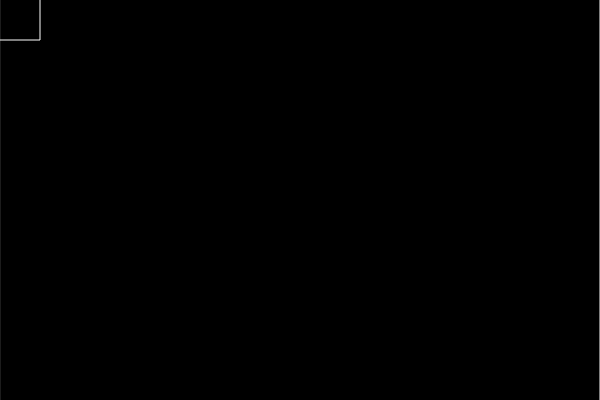
Frame 1 (no input)
Frame 60 (no input): identical to frame 1, image omitted
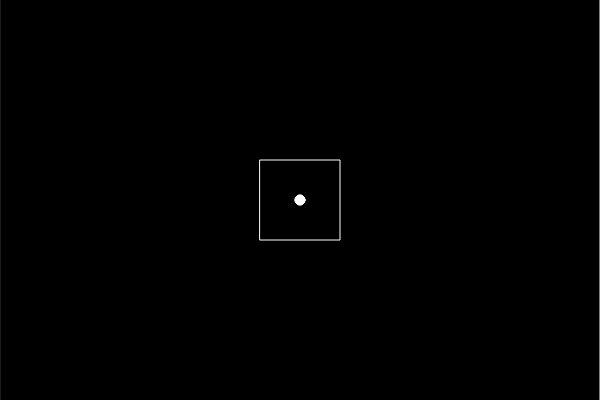
Frame 120 (the mouse pressed at the canvas centre since frame 60)

The p5.js sketch that drew these frames (run headless with seeded random() and noise() and a simulated clock; from frame 60 on, the mouse is pressed at the canvas centre):

// p5.js sketch
// ── sketch.js
let qt;
let bb;
let points = [];
let bbPoints = [];

function setup() {
    createCanvas(600, 400);
    qt = new QuadTree(new Point(width/2, height/2), width/2);
    bb = new AABB(new Point(0, 0), 40);
}

function draw() {
    background(0);
    qt.show();
    
    //ellipseMode(CENTER);
    for(let p of points) {
        fill(255, 0, 0, 220);
        ellipse(p.x, p.y, 10, 10);
    }
    
    updateBoundingBox();
}

function updateBoundingBox() {
    bb.center.x = mouseX;
    bb.center.y = mouseY;
    bb.show();
    
    
    bbPoints = qt.queryRange(bb); 
    for(let p of bbPoints) {
        fill(255);
        ellipse(p.x, p.y, 10, 10);
    }
    
}

function mousePressed() {
    let p = new Point(mouseX, mouseY);
    qt.insert(p);
    points.push(p);
}

function keyPressed() {
 	if(key == ' ')  console.log(bbPoints);
    
} 
// ── quadtree.js
class Point {
    constructor(x, y) {
        this.x = x;
        this.y = y;
    }
}

//Axis-aligned bounding box
class AABB {
    constructor(center, hd) {
        this.center = center; //AABB midpoint
        this.half_dimension = hd; //AABB length to edge from midpoint
    }

    //Checks if the current bounding box cointains a point p
    containsPoint(p) {
        return (p.x >= this.center.x - this.half_dimension && //Left boundary
            	p.x <= this.center.x + this.half_dimension && //Right boundary
            	p.y >= this.center.y - this.half_dimension && //Top boundary
            	p.y <= this.center.y + this.half_dimension);  //Bottom boundary
    }

    //Compares the current bounding box's boundarys intersects another AABB
    intersectsAABB(other) {
        let x1Min = this.center.x - this.half_dimension;
        let x1Max = this.center.x + this.half_dimension;
        let y1Min = this.center.y - this.half_dimension;
        let y1Max = this.center.y + this.half_dimension;
        
        let x2Min = other.center.x - other.half_dimension;
        let x2Max = other.center.x + other.half_dimension;
        let y2Min = other.center.y - other.half_dimension;
        let y2Max = other.center.y + other.half_dimension;
        
        return (x1Min <= x2Max || x1Max >= x2Min) &&
			   (y1Min <= y2Max || y2Max >= y2Min);
    }

    //Displays the current AABB
    show() {
        noFill();
        stroke(255);
        rect(this.center.x - this.half_dimension,
             this.center.y - this.half_dimension,
             this.half_dimension * 2,
             this.half_dimension * 2);
    }
}

const QT_NODE_CAPACITY = 4;

class QuadTree {
    constructor(center, half_dimension) {
        this.boundary = new AABB(center, half_dimension);
        this.points = [];

        this.northWest = null;
        this.northEast = null;
        this.southWest = null;
        this.southEast = null;
    }

    // Insert a point into the QuadTree
    insert(p) {

        //Ignore points that are not in the current quad tree range
        if (!this.boundary.containsPoint(p)) {
            return false;
        }

        //If there is space in the current QT and it doesn't have any
        //subdivisions, add the point there
        if (this.points.length < QT_NODE_CAPACITY &&
            this.northWest === null) {
            this.points.push(p);
            return true;
        }

        //Otherwise, subdivide and then add the point to
        //whichever node will accept it
        if (this.northWest === null) {
            this.subdivide();
        }

        //Add the point contained in this QT array

        if (this.northWest.insert(p)) return true;
        if (this.northEast.insert(p)) return true;
        if (this.southWest.insert(p)) return true;
        if (this.southEast.insert(p)) return true;

        //Return false if the point cannot be inserted into the QT
        //(THIS SHOULD NEVER HAPPEN)
        return false;
    }

    subdivide() {
        let new_centers = []; //[NW, NE, SW, SE]
        let new_half_dimension = this.boundary.half_dimension / 2;

        for (let i = 1; i >= -1; i -= 2) {
            for (let j = -1; j <= 1; j += 2) {
                let xOff = i * new_half_dimension; //x-offset of the new center
                let yOff = j * new_half_dimension; //y-offset of the new center

                new_centers.push(new Point(this.boundary.center.x + xOff,
                    this.boundary.center.y + yOff));
            }
        }

        //NorthWest QT                         				
        this.northWest = new QuadTree(new_centers[0],
            new_half_dimension);
        
        //NorthEast QT
        this.northEast = new QuadTree(new_centers[1],
            new_half_dimension);
        
        //SouthWest QT
        this.southWest = new QuadTree(new_centers[2],
            new_half_dimension);
        
        //SouthEast QT
        this.southEast = new QuadTree(new_centers[3],
            new_half_dimension);
    }

    //Finds the points contained within a range of the current QT
    queryRange(range) {
        let pointsInRange = [];
        
        if (!this.boundary.intersectsAABB(range)) {
            return pointsInRange;
        }
        
        for (let p of this.points) {
            if (range.containsPoint(p)) {
                pointsInRange.push(p);
            }
        }

        if (this.northWest === null) {
            return pointsInRange;
        }

        //Otherwise, add the points from the children
        pointsInRange = pointsInRange.concat(this.northWest.queryRange(range));
        pointsInRange = pointsInRange.concat(this.northEast.queryRange(range));
        pointsInRange = pointsInRange.concat(this.southWest.queryRange(range));
        pointsInRange = pointsInRange.concat(this.southEast.queryRange(range));
		
        return pointsInRange;
    }

    show() {
        this.boundary.show();
        if (this.northWest) this.northWest.show();
        if (this.northEast) this.northEast.show();
        if (this.southWest) this.southWest.show();
        if (this.southEast) this.southEast.show();
    }
}
